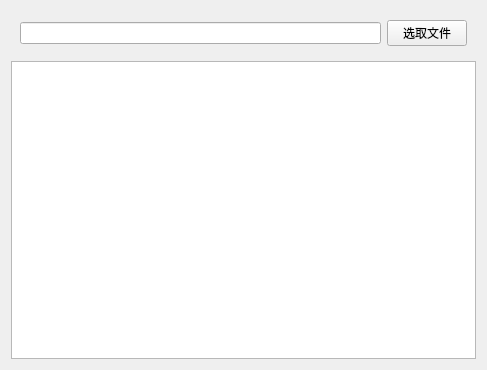
<?xml version="1.0" encoding="UTF-8"?>
<ui version="4.0">
 <class>Widget</class>
 <widget class="QWidget" name="Widget">
  <property name="geometry">
   <rect>
    <x>0</x>
    <y>0</y>
    <width>487</width>
    <height>370</height>
   </rect>
  </property>
  <property name="windowTitle">
   <string>Widget</string>
  </property>
  <layout class="QVBoxLayout" name="verticalLayout">
   <item>
    <widget class="QWidget" name="widget" native="true">
     <layout class="QHBoxLayout" name="horizontalLayout">
      <item>
       <widget class="QLineEdit" name="lineEdit">
        <property name="echoMode">
         <enum>QLineEdit::Normal</enum>
        </property>
       </widget>
      </item>
      <item>
       <widget class="QPushButton" name="pushButton">
        <property name="text">
         <string>选取文件</string>
        </property>
       </widget>
      </item>
     </layout>
    </widget>
   </item>
   <item>
    <widget class="QTextEdit" name="textEdit"/>
   </item>
  </layout>
 </widget>
 <resources/>
 <connections/>
</ui>
